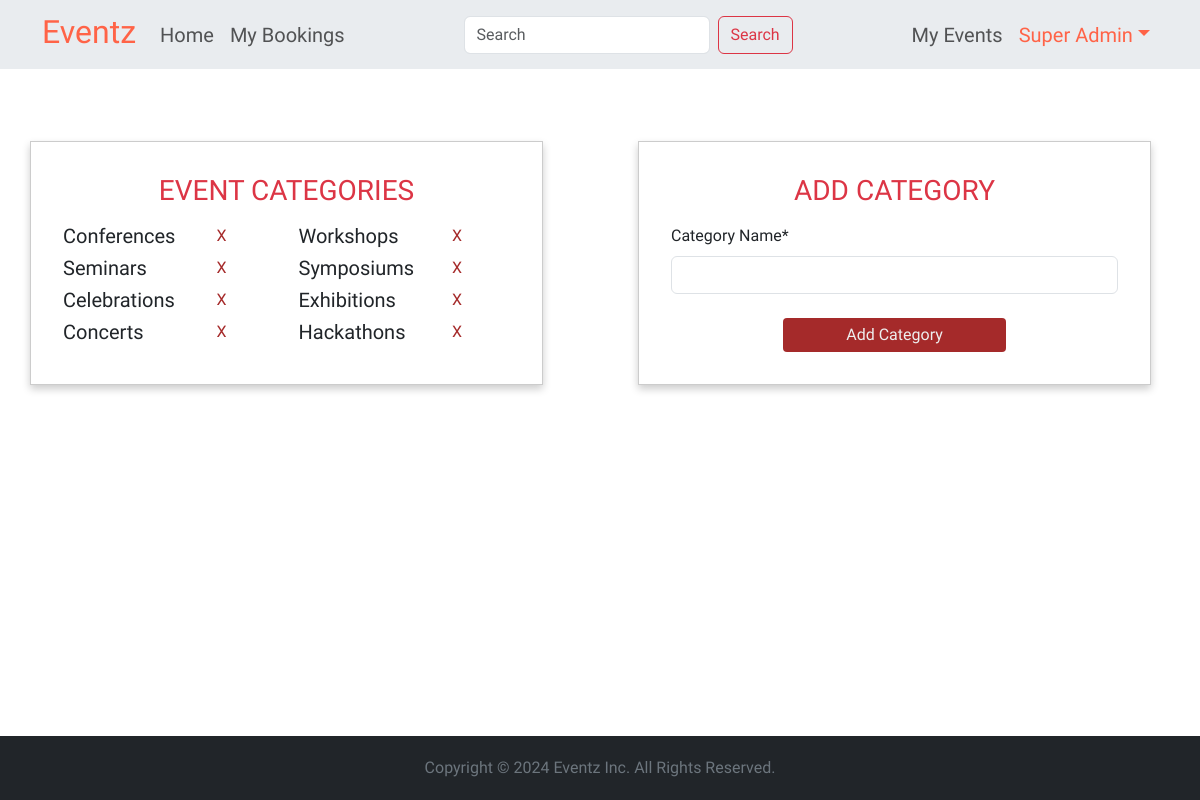
The app's page /event/category (signed in) with its own data.
### app_event/models.py (models this page shows, shortened)
class Category(models.Model):
    name = models.CharField(max_length=25, unique=True)
    class Meta:
        verbose_name_plural = 'Categories'

### app_event/views.py (the view)
# urls.py: path('category', views.category, name='category'),
@login_required
def category(request):
    if request.user.is_superuser:
        categories = Category.objects.all()
        if request.method == 'POST':
            form = CategoryForm(request.POST)
            if form.is_valid():
                form.save()
                messages.success(request, "Category Created Successfully!")
                return redirect('category')
        else:
            form = CategoryForm()
        context = {'categories': categories, 'form': form, 'title': 'Category'}
        return render(request, 'app_event/categories.html', context)
    else:
        return redirect('home')

### app_event/forms.py
class CategoryForm(forms.ModelForm):
    name = forms.CharField(max_length=25, required=True, label="Category Name")
    class Meta:
        model = Category
        fields = ['name']

### app_event/templates/app_event/categories.html (shortened to what this page needs)
{% extends 'base.html' %}
{% load crispy_forms_tags %}
{% block content %}
<center>
  <div class="row mt-4">
    <div class="form-card col-md-6">
      <h3 class="my-3 text-danger">EVENT CATEGORIES</h3>
      <div class="row">
        {% for category in categories %}
        <div class="col-md-6 d-flex justify-content-between">
          <h5>{{ category.name }}</h5>
          <a href="{% url 'remove_category' category.id %}" class="cross me-5">X</a>
        </div>
        {% endfor %}
      </div>
    </div>
    <div class="col-md-1"></div>
    <div class="form-card col-md-6">
      <h3 class="my-3 text-danger">ADD {{ title | upper }}</h3>
      <form method="POST" class="text-start">
        {{ form | crispy }}
        <div class="text-center">
          <button type="submit" class="btn btn-brown btn-sm w-50 mt-2">Add {{ title }}</button>
        </div>
      </form>
    </div>
  </div>
</center>
{% endblock content %}

### templates/navbar.html (shortened to what this page needs)
<nav class="navbar navbar-expand-lg bg-body-secondary">
  <div class="container">
    <a class="navbar-brand logo fs-2 pt-0" href={% url 'home' %}>Eventz</a>
    <div class="collapse navbar-collapse" id="navbarContent">
      <ul class="navbar-nav me-auto fs-5">
        <li class="nav-item">
          <a class="nav-link {% if request.path == '/' %}active{% endif %}"
            aria-current="page" href={% url 'home' %}>Home</a>
        </li>
        {% if request.user.is_authenticated %}
        <li class="nav-item">
          <a class="nav-link {% if request.path == '/book/list' %}active{% endif %}"
            href={% url 'booking_list' %}>My Bookings</a>
        </li>
        {% endif %}
      </ul>
      <form class="d-flex" method="post" action="{% url 'home' %}">
        <input class="form-control me-2" type="search" name="query" value="{{ query }}"
          placeholder="Search" aria-label="Search">
        <button class="btn btn-outline-danger" type="submit">Search</button>
      </form>
      <ul class="navbar-nav ms-auto fs-5">
        {% if request.user.is_authenticated %}
        <li class="nav-item">
          <a class="nav-link {% if request.path == '/event/list' %}active{% endif %}"
            href={% url 'event_list' %}>My Events</a>
        </li>
        <li class="nav-item dropdown">
          <a class="nav-link dropdown-toggle
            {% if request.path == '/user/profile/' or request.path ==  '/event/category' %}active{% endif %}"
            href="#" id="navbarDropdown"
            role="button" data-bs-toggle="dropdown" aria-expanded="false">
            {{ user.first_name }} {{ user.last_name }}</a>
        </li>
        {% endif %}
      </ul>
    </div>
  </div>
</nav>

### static/css/style.css (style rules this page uses)
body, h1, h2, h3, h4, h5, h6, p, span, a, input, textarea, label, button, select { font-family: "Pridi", serif; font-weight: 400; font-style: normal; }
.logo { font-family: "Tac One", sans-serif; color: tomato; }
.active { color: tomato !important; }
.form-card, .profile, .event, .category { width: 45%; padding: 1rem 2rem 2rem; border: 1px solid #CCC; box-shadow: 0 4px 8px 0 rgba(0, 0, 0, 0.2); }
.btn-brown { background: brown; color: #EEE; font-size: 1rem; transition: background-color 0.3s ease-in-out; }
.cross { text-decoration: none; color: brown; }

### records on screen
Category: name "Conferences"
Category: name "Workshops"
Category: name "Seminars"
Category: name "Symposiums"
Category: name "Celebrations"
Category: name "Exhibitions"
Category: name "Concerts"
Category: name "Hackathons"

### other values on screen
{{ user.first_name }} "Super"
{{ user.last_name }} "Admin"
{{ title | upper }} "CATEGORY"
{{ title }} "Category"
